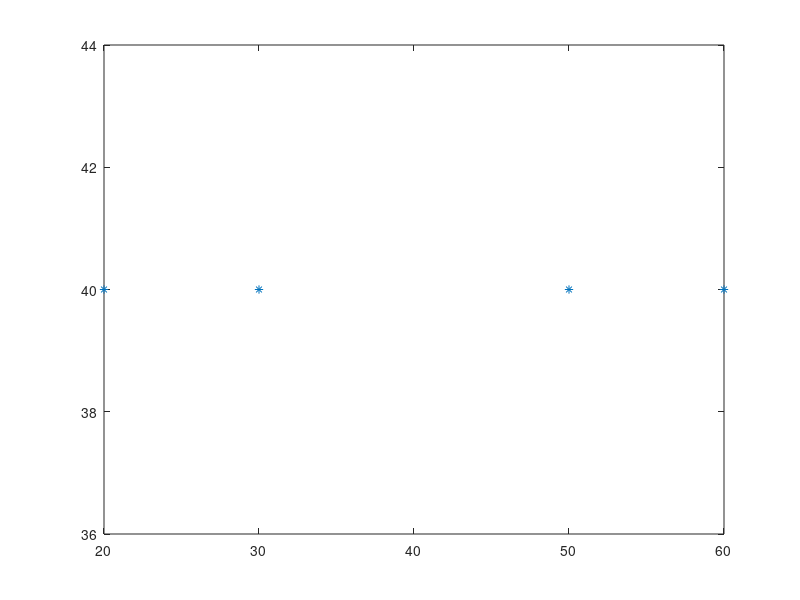

Recreate this plot in MATLAB. (Note: this script raises an error after producing the figure.)
clear
clc
%% Construct simulation scenarios
Tx=[20,30,50,60];
Ty=[40,40,40,40];

Rx=[20,30,50,60];
Ry=[0,0,0,0];

figure(1)
L={'target1','target2','target3','target4',}; 
T={'radar1','radar2','radar3','radar4'};
plot(Tx,Ty,'*');
hold on
plot(Rx,Ry,'H');
xlabel('X/km')
ylabel('Y/km')
zlabel('Z/km')
set(gca,'FontName','Times New Roman');
set(gca,'FontSize',10);
zlim([0 35])
grid on
   for ii=1:4
     text(Tx(ii)+4,Ty(ii)+0.1,L{ii},'FontSize',10); 
   end
   for ii=1:4
     text(Rx(ii)+4,Ry(ii)+0.1,T{ii},'FontSize',10);
   end
h=legend('target','radar');
set(h,'FontSize',10);

hold off
%%  Construct a target selection matrix
RCS=10;
for i=1:4
    for j=1:4
    R(i,j)=((Tx(j)-Rx(i)).^2+(Ty(j)-Ry(i)).^2)^0.5;    
    end
end
W=RCS./R.^4;
s=zeros(4,4);
WW=W;
%% Target selection
for i=1:4
    [W_max,W_d]=max(W,[],1);
    W_1 =[W_max;W_d];
    W_max_re=sort(W_max);
    [index,indey]=find(W_max==W_max_re(i));
    indey=indey(1);
    W_e=W_1(2,indey);
    s(W_e,indey)=1;
    W(:,indey)=0;
    W1=sum(s,2)==3;
    W=~W1.*W;
end
%% Plot the results of target selection
figure(2)
imagesc(s);
c=colorbar;
set(c,'Ytick',0:1:1);
maymap=[0,0,0;1,0,0];
colormap(maymap)
 xlabel('target serial number','fontsize',13);
 ylabel('radar serial number','fontsize',13);
set(gca,'Xtick',[1,2,3,4]);
set(gca,'Ytick',[1,2,3,4]);
% saveas(gcf,['Target selection result (K=1)','.emf']);

%%  k=2
ss=~s;
W=WW.*ss;
W1=sum(s,2)==3;
W=~W1.*W;
for i=1:4
    [W_max,W_d]=max(W,[],1);
    W_1 =[W_max;W_d];
    W_max_re=sort(W_max);
    [index,indey]=find(W_max==W_max_re(i));
    indey=indey(1);
    W_e=W_1(2,indey);
    s(W_e,indey)=1;
    W(:,indey)=0;
    W1=sum(s,2)==3;
    W=~W1.*W;
end
%% Plot the results of target selection
figure(3)
imagesc(s);
c=colorbar;
set(c,'Ytick',0:1:1);
maymap=[0,0,0;1,0,0];
colormap(maymap)
 xlabel('target serial number','fontsize',13);
 ylabel('radar serial number','fontsize',13);
set(gca,'Xtick',[1,2,3,4]);
set(gca,'Ytick',[1,2,3,4]);
% saveas(gcf,['Target selection result (K=2)','.emf']);

%%  k=3
ss=~s;
W=WW.*ss;
W1=sum(s,2)==3;
W=~W1.*W;
for i=1:4
    [W_max,W_d]=max(W,[],1);
    W_1 =[W_max;W_d];
    W_max_re=sort(W_max);
    [index,indey]=find(W_max==W_max_re(i));
    indey=indey(1);
    W_e=W_1(2,indey);
    s(W_e,indey)=1;
    W(:,indey)=0;
    W1=sum(s,2)==3;
    W=~W1.*W;
end
%% Plot the results of target selection
figure(4)
imagesc(s);
c=colorbar;
set(c,'Ytick',0:1:1);
maymap=[0,0,0;1,0,0];
colormap(maymap)
 xlabel('target serial number','fontsize',13);
 ylabel('radar serial number','fontsize',13);
set(gca,'Xtick',[1,2,3,4]);
set(gca,'Ytick',[1,2,3,4]);
% saveas(gcf,['Target selection result (K=3)','.emf']);
